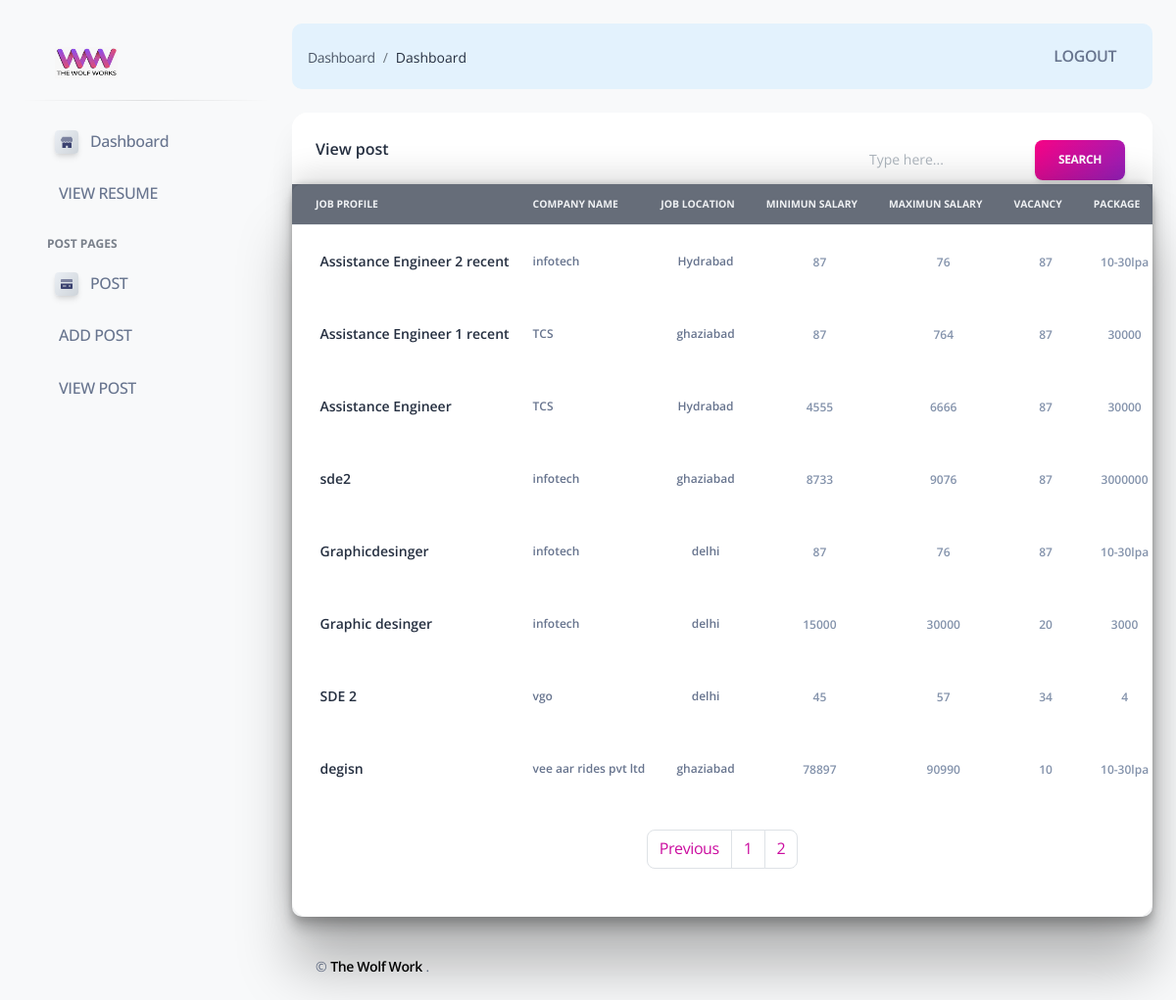
Screenshot of /post-view/?page=2 with the database file from the repository.
### app/models.py (models this page shows, shortened)
class CUMMONID(models.Model):
    id = models.UUIDField(primary_key=True ,editable=False , unique=True , default = uuid.uuid4)
    created_at = models.DateField(auto_now_add=True)
    class Meta:
        abstract =True

class job_post(CUMMONID):
    job_profile= models.CharField(max_length=100 ,null=True)
    company_name = models.CharField(max_length=100,null=True)
    job_location = models.CharField(max_length=100,null=True)
    min_salary = models.IntegerField(null=True)
    max_salary = models.IntegerField(null=True)
    Vacancy = models.IntegerField(null=True,)
    date =models.DateField(auto_now_add=True)
    package = models.CharField(max_length=10,null=True)
    job_description = RichTextField(null=True)

### app/Resumes_Views_Admin.py (the view)
# urls.py: path('post-view/',VIEWS_POST, name='post-view'),
def VIEWS_POST(request):
    view = job_post.objects.all()[::-1]
    paginator = Paginator(view , 10)
    page_number = request.GET.get('page')
    view = paginator.get_page(page_number)
    totallist = view.paginator.num_pages
    return render(request , 'home/view_post.html' , {'view':view,'page_list':[totallist+1 for totallist in range(totallist) ],})

### templates/home/view_post.html (shortened to what this page needs)
{% extends 'layouts/base.html' %}
{% block content %}
<div class="container-fluid py-4">
  <div class="row">
    <div class="col-12">
      <div class="card mb-4">
        <div class="card-header pb-0">
          <h6>View post
            <form style="float:right;" action="{% url 'post-search' %}" method="get">
              <div class="ms-md-auto ps-md-3 d-flex align-items-center">
                <input required type="search" name="query" id="search" class="form-control border-0 ps-3" placeholder="Type here...">
                <button class="btn bg-gradient-primary my-1 me-1">Search</button>
            </div>
          </form>
          </h6>
        </div>
        <div class="card-body px-0 pt-0 pb-2">
          <div class="table-responsive p-0">
            <table class="table align-items-center mb-0">
              <thead>
                <tr>
                  <th class="text-uppercase text-secondary text-xxs font-weight-bolder opacity-7 text-light bg-dark ">Job Profile</th>
                  <th class="text-uppercase text-secondary text-xxs font-weight-bolder opacity-7 text-light bg-dark ps-2">Company Name</th>
                  <th class="text-uppercase text-secondary text-xxs font-weight-bolder opacity-7 text-light bg-dark ps-2">Job Location</th>
                  <th class="text-uppercase text-secondary text-xxs font-weight-bolder opacity-7 text-light bg-dark ps-2">Minimun Salary </th>
                  <th class="text-uppercase text-secondary text-xxs font-weight-bolder opacity-7 text-light bg-dark ps-2">Maximun Salary </th>
                  <th class="text-uppercase text-secondary text-xxs font-weight-bolder opacity-7 text-light bg-dark ps-2">Vacancy</th>
                  <th class="text-uppercase text-secondary text-xxs font-weight-bolder opacity-7 text-light bg-dark ps-2">Package</th>
                </tr>
              </thead>
            {% if view  %}
            {% for resume in view  %}
              <tbody>
                <tr>
                  <td>
                    <div class="d-flex px-2 py-1">
                      <div class="d-flex flex-column justify-content-center">
                        <h6 class="mb-0 text-sm">{{resume.job_profile}}</h6>
                      </div>
                    </div>
                  </td>
                  <td >
                    <p class="text-xs  font-weight-bold mb-0">{{resume.company_name}}</p>
                  </td>
                  <td class="align-middle text-center text-sm">
                    <p class="text-xs font-weight-bold mb-0">{{resume.job_location}}</p>
                  </td>
                  <td class="align-middle text-center">
                    <span class="text-secondary text-xs font-weight-bold">{{resume.min_salary}}</span>
                  </td>
                  <td class="align-middle text-center">
                    <span class="text-secondary text-xs font-weight-bold">{{resume.max_salary}}</span>
                  </td>
                  <td class="align-middle text-center">
                    <span class="text-secondary text-xs font-weight-bold">{{resume.Vacancy}}</span>
                  </td>
                  <td class="align-middle text-center">
                    <span class="text-secondary text-xs font-weight-bold">{{resume.package}}</span>
                  </td>
                </tr>
              </tbody>
              {%endfor%}
              {%else%}
              <center>
                <h3 class="display-3">Comming Soon..</h3>
              </center>
              {% endif %}
            </table>
          </div>
          <br>
          <div class="text-center">
            <ul class="pagination justify-content-center" >
                {% if view.has_previous %}
                <li class="page-item"><a class="page-link" href="?page={{view.previous_page_number}}">Previous</a></li>
                {% endif %}
              {% for page_list in page_list  %}
            <li class="page-item"><a class="page-link"  href="?page={{page_list}}">{{page_list}}</a></li>
            {% endfor %}
            </ul>
         </div>
          <br>
        </div>
      </div>
    </div>
  </div>
  {% include "includes/footer.html" %}
</div>
{% endblock content %}

### templates/layouts/base.html (shortened to what this page needs)
<!DOCTYPE html>
{%load static%}
<html lang="en">
<head>
  <link href="/static/assets/css/nucleo-icons.css" rel="stylesheet" />
  <link href="/static/assets/css/nucleo-svg.css" rel="stylesheet" />
  <link href="/static/assets/css/nucleo-svg.css" rel="stylesheet" />
  <link id="pagestyle" href="/static/assets/css/soft-ui-dashboard.css?v=1.0.0" rel="stylesheet" />
</head>
<body class="g-sidenav-show bg-gray-100">
  {% include "includes/sidebar.html" %}
  <main class="main-content mt-4 border-radius-lg">
    {% include "includes/navigation.html" %}
    {% block content %}{% endblock content %}
  </main>
</body>
</html>

### templates/includes/sidebar.html (shortened to what this page needs)
  {% load static %}
  <aside class="sidenav navbar navbar-vertical navbar-expand-xs border-0 border-radius-xl my-4 fixed-left ms-4" id="sidenav-main">
    <div class="sidenav-header">
      <a class="navbar-brand m-0" href="/">
        <img class="kkkkkk" src="{% static 'assets/img/curved-images/workwolf.jpg'  %}"  alt="" srcset="">
      </a>
    </div>
    <hr class="horizontal dark mt-0">
    <div class="collapse navbar-collapse  w-auto" id="sidenav-collapse-main">
      <ul class="navbar-nav">
        <li class="nav-item mb-1">
          <a class="nav-link {% if 'index' in segment %} active {% endif %}" href="/">
            <div class="icon icon-shape icon-xs shadow border-radius-sm bg-gradient-light text-center me-2 d-flex align-items-center justify-content-center">
            </div>
            <span class="nav-link-text ms-1">Dashboard</span>
          </a>
        </li>
        <li class="nav-item mb-1">
          <a class="nav-link {% if 'tables' in segment %} active {% endif %}" href="/show-resume/">
            <span class="nav-link-text ms-1">VIEW RESUME</span>
          </a>
        </li>
        <li class="nav-item mt-3">
          <h6 class="ps-4 text-uppercase text-xs font-weight-bolder opacity-6">Post Pages</h6>
        </li>
        <li class="nav-item mb-1">
          <a class="nav-link {% if 'index' in segment %} active {% endif %}" href="" >
            <div class="icon icon-shape icon-xs shadow border-radius-sm bg-gradient-light text-center me-2 d-flex align-items-center justify-content-center">
            </div>
            <span class="nav-link-text ms-1">POST</span>
          </a>
        </li>
        <li class="nav-item mb-1">
          <a class="nav-link " href="/addpost/">
            <span class="nav-link-text ms-1">ADD POST</span>
          </a>
        </li>
        <li class="nav-item mb-1">
          <a class="nav-link " href="/post-view">
            <span class="nav-link-text ms-1">VIEW POST</span>
          </a>
        </li>
      </ul>
    </div>
  </aside>

### templates/includes/navigation.html (shortened to what this page needs)
  <nav style="background-color: #e3f2fd;" class="navbar navbar-main navbar-expand-lg px-0 mx-4 shadow-none border-radius-xl" id="navbarBlur" navbar-scroll="true">
    <div  class="container-fluid px-3">
        <nav   aria-label="breadcrumb">
          <ol class="breadcrumb bg-transparent mb-0 pb-1 px-0 me-sm-6 me-12">
            <li class="breadcrumb-item"><a class="opacity-8 text-dark" href="javascript:;">Dashboard</a></li>
            <li class="breadcrumb-item text-dark active" aria-current="page">
              Dashboard
            </li>
          </ol>
        </nav>
        <div class="collapse navbar-collapse me-md-0 me-4" id="navbar">
          <ul class="navbar-nav mb-2 mb-sm-0 ms-sm-auto justify-content-sm-end">
            <li class="nav-item d-flex align-items-center">
              <a href="{% url 'logout' %}"
              class="nav-link text-body text-uppercase font-weight-bold   px-0" style="float:right;">
             Logout
           </a>
           <br>
            </li>
          </ul>
        </div>
    </div>
  </nav>

### templates/includes/footer.html
      <footer class="footer pt-3">
        <div class="container-fluid">
          <div class="row align-items-center justify-content-lg-between">
            <div class="col-lg-6 mb-lg-0 mb-4">
              <div class="copyright text-center text-sm text-muted text-lg-left">
                &copy;
                <a href="#" class="font-weight-bold" target="_blank">The Wolf Work</a>
                 <a target="_blank" href="#"></a>.
              </div>
            </div>
            <div class="col-lg-6">
              <ul class="nav nav-footer justify-content-center justify-content-lg-end">
                <li class="nav-item">
                  <a href="https://www.creative-tim.com/product/soft-ui-dashboard-django"
                     class="nav-link text-muted" target="_blank"></a>
                </li>
              </ul>
            </div>
          </div>
        </div>
      </footer>

### static/assets/css/nucleo-svg.css (style rules this page uses)
.icon { display: inline-block; color: #111111; height: 1em; width: 1em; }
.icon-xs { height: 0.5em; width: 0.5em; }
.icon { fill: currentColor; stroke: none; }

### templates/home/view_post.html (style rules this page uses)
.card-body { border-radius: 10px; box-shadow: rgba(0, 0, 0, 0.25) 0px 54px 55px, rgba(0, 0, 0, 0.12) 0px -12px 30px, rgba(0, 0, 0, 0.12) 0px 4px 6px, rgba(0, 0, 0, 0.17) 0px 12px 13px, rgba(0, 0, 0, 0.09) 0px -3px 5px; }

### templates/includes/sidebar.html (style rules this page uses)
.kkkkkk { height: 8rem; width: 4rem; }

### templates/includes/navigation.html (style rules this page uses)
.border-radius-xl { border-radius: 10px; box-shadow: rgba(0, 0, 0, 0.25) 0px 54px 55px, rgba(0, 0, 0, 0.12) 0px -12px 30px, rgba(0, 0, 0, 0.12) 0px 4px 6px, rgba(0, 0, 0, 0.17) 0px 12px 13px, rgba(0, 0, 0, 0.09) 0px -3px 5px; }

### rows the page displays
job_post: job_profile "Assistance Engineer 2 recent", company_name "infotech", job_location "Hydrabad", min_salary "87", max_salary "76", Vacancy "87", package "10-30lpa"
job_post: job_profile "Assistance Engineer 1 recent", company_name "TCS", job_location "ghaziabad", min_salary "87", max_salary "764", Vacancy "87", package "30000"
job_post: job_profile "Assistance Engineer", company_name "TCS", job_location "Hydrabad", min_salary "4555", max_salary "6666", Vacancy "87", package "30000"
job_post: job_profile "sde2", company_name "infotech", job_location "ghaziabad", min_salary "8733", max_salary "9076", Vacancy "87", package "3000000"
job_post: job_profile "Graphicdesinger", company_name "infotech", job_location "delhi", min_salary "87", max_salary "76", Vacancy "87", package "10-30lpa"
job_post: job_profile "Graphic desinger", company_name "infotech", job_location "delhi", min_salary "15000", max_salary "30000", Vacancy "20", package "3000"
job_post: job_profile "SDE 2", company_name "vgo", job_location "delhi", min_salary "45", max_salary "57", Vacancy "34", package "4"
job_post: job_profile "degisn", company_name "vee aar rides pvt ltd", job_location "ghaziabad", min_salary "78897", max_salary "90990", Vacancy "10", package "10-30lpa"

### other values shown
{{ page_list }} "1" "2"
